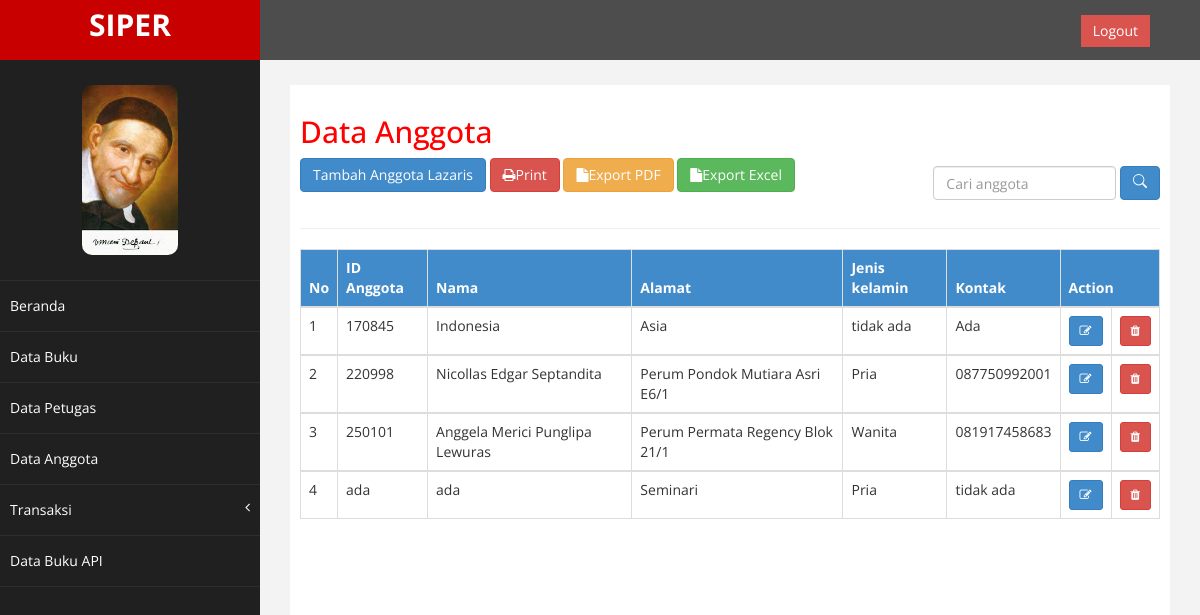
/index.php/anggota, run on the app's committed database.
### tables this page shows
CREATE TABLE `tb_anggota` (
  `ID_anggota` varchar(50) NOT NULL,
  `Nama` varchar(200) NOT NULL,
  `Alamat` varchar(300) NOT NULL,
  `JK` varchar(15) NOT NULL,
  `Kontak` varchar(50) NOT NULL
);

### application/controllers/Anggota.php (called while the page is built, shortened)
<?php
class Anggota extends CI_controller
{
	public function __construct()
	{
		$this->load->model('Anggota_model');
		$this->load->library('form_validation');
	}
	public function index()
	{
		$data['anggota'] = $this->Anggota_model->getAllAnggota();
		$data['judul'] = 'Halaman Data Anggota Lazaris';
		$this->load->view('templates/header', $data);
		$this->load->view('anggota/index');
		$this->load->view('templates/footer');
	}
}

### index.php (called while the page is built, shortened)
<?php
require_once BASEPATH.'core/CodeIgniter.php';

### application/models/Anggota_model.php (called while the page is built, shortened)
<?php
class Anggota_model extends CI_model
{
	public function getAllAnggota()
	{
		return $query = $this->db->get('tb_anggota')->result_array();
	}
}

### application/views/anggota/index.php (the view, shortened to what this page needs)
<div id="page-wrapper" >
  <div id="page-inner">
    <div class="row">
      <div class="col-md-12">
        <h2>Data Anggota</h2>
        <button type="button" class="btn btn-primary" data-toggle="modal" data-target="#exampleModal">
          Tambah Anggota Lazaris
        </button>
        <a class="btn btn-danger" href="<?=base_url(); ?>anggota/print"><i class="fa fa-print"></i>Print</a>
        <a class="btn btn-warning" href="<?=base_url(); ?>anggota/pdf"><i class="fa fa-file"></i>Export PDF</a>
        <a class="btn btn-success" href="<?=base_url(); ?>anggota/excel"><i class="fa fa-file"></i>Export Excel</a>
        <div class="navbar-form navbar-right">
          <form action="" method="post">
            <input type=" text" name="keyword" class="form-control" placeholder="Cari anggota">
            <button type="submit" class="btn btn-primary"></button>
          </form>
        </div>
      </div>
    </div>
    <hr />
    <table class="table table-bordered">
      <thead class="bg-primary">
        <tr>
          <th scope="col">No</th>
          <th scope="col">ID Anggota</th>
          <th scope="col">Nama</th>
          <th scope="col">Alamat</th>
          <th scope="col">Jenis kelamin</th>
          <th scope="col">Kontak</th>
          <th colspan="2">Action</th>
        </tr>
      </thead>
      <?php $i = 1;
      foreach ($anggota as $anggota) : ?>
        <tbody>
          <tr>
            <td><?= $i++;  ?></td>
            <td><?= $anggota['ID_anggota']  ?></td>
            <td><?= $anggota['Nama']  ?></td>
            <td><?= $anggota['Alamat']  ?></td>
            <td><?= $anggota['JK']  ?></td>
            <td><?= $anggota['Kontak']  ?></td>
            <td><a href="<?= base_url(); ?>anggota/ubah/<?= $anggota['ID_anggota'] ?>"><div class="btn btn-primary btn-sm"><i class="fa fa-edit"></i></div></a></td>
            <td onclick ="return confirm('Anda yakin ingin menghapus data?');"><?= anchor('anggota/hapus/'.$anggota['ID_anggota'], '<div class="btn btn-danger btn-sm"><i class="fa fa-trash"></i></div>') ?></td>
          </tr>
        </tbody>
      <?php endforeach; ?>
    </table>
  </div>
</div>

### assets/css/custom.css (style rules this page uses)
body { font-family: 'Open Sans', sans-serif; }
#page-wrapper { padding: 15px 15px; min-height: 600px; background:#F3F3F3; }
#page-inner { width:100%; margin:10px 20px 10px 0px; background-color:#fff!important; padding:10px; min-height:1200px; }
h2 { color: #f00; }
@media (min-width:768px) { #page-wrapper { margin: 0 0 0 260px; padding: 15px 30px; min-height: 1200px; } }

### data on the page
tb_anggota: ID_anggota "170845", Nama "Indonesia", Alamat "Asia", JK "tidak ada", Kontak "Ada"
tb_anggota: ID_anggota "220998", Nama "Nicollas Edgar Septandita", Alamat "Perum Pondok Mutiara Asri E6/1", JK "Pria", Kontak "087750992001"
tb_anggota: ID_anggota "250101", Nama "Anggela Merici Punglipa Lewuras", Alamat "Perum Permata Regency Blok 21/1", JK "Wanita", Kontak "081917458683"
tb_anggota: ID_anggota "ada", Nama "ada", Alamat "Seminari", JK "Pria", Kontak "tidak ada"
